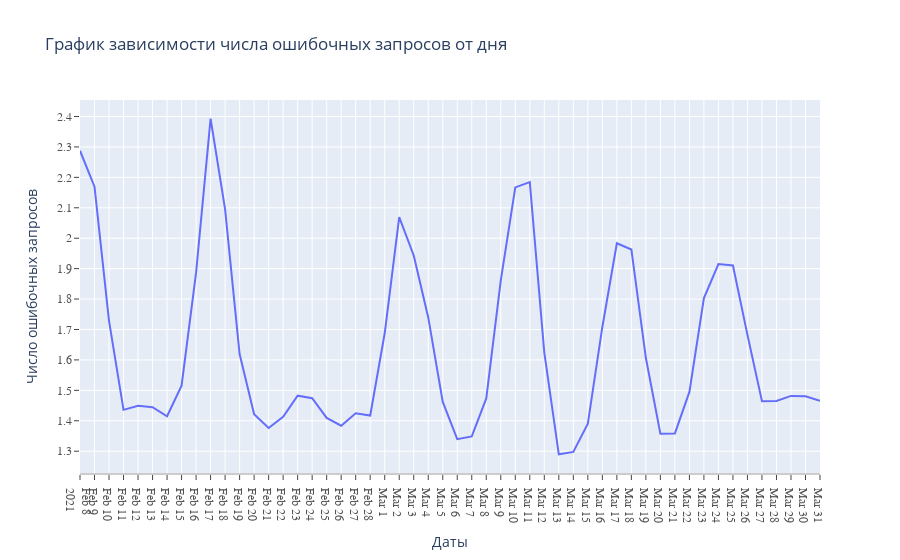

The notebook cell saved with this chart:
### Code cell
fig = px.line(logs_grades, x="date", y="bad_requests", title='График зависимости числа ошибочных запросов от дня')
fig.update_layout(xaxis_title='Даты', yaxis_title='Число ошибочных запросов',  xaxis=dict(
    showticklabels=True,
    linecolor='rgb(204, 204, 204)',
    linewidth=2,
    tickmode='linear',
    ticks='outside',
    tickfont=dict(
        family='Times New Roman',
        size=12,
        color='rgb(82, 82, 82)',
    )),
    yaxis=dict(
    tickmode='linear',
    ticks='outside',
    tick0=0,
    dtick=0.1,
    tickfont=dict(
        family='Times New Roman',
        size=12,
        color='rgb(82, 82, 82)',
    )))
fig.show()

### Figure 1 — Plotly figure (JSON) as saved in the notebook; plotly's stock layout.template omitted (floating-point values rounded to 4 significant figures)
{"data": [{"hovertemplate": "date=%{x}<br>bad_requests=%{y}<extra></extra>", "legendgroup": "", "line": {"color": "#636efa", "dash": "solid"}, "marker": {"symbol": "circle"}, "mode": "lines", "name": "", "orientation": "v", "showlegend": false, "type": "scatter", "x": ["2021-02-08", "2021-02-09", "2021-02-10", "2021-02-11", "2021-02-12", "2021-02-13", "2021-02-14", "2021-02-15", "2021-02-16", "2021-02-17", "2021-02-18", "2021-02-19", "2021-02-20", "2021-02-21", "2021-02-22", "2021-02-23", "2021-02-24", "2021-02-25", "2021-02-26", "2021-02-27", "2021-02-28", "2021-03-01", "2021-03-02", "2021-03-03", "2021-03-04", "2021-03-05", "2021-03-06", "2021-03-07", "2021-03-08", "2021-03-09", "2021-03-10", "2021-03-11", "2021-03-12", "2021-03-13", "2021-03-14", "2021-03-15", "2021-03-16", "2021-03-17", "2021-03-18", "2021-03-19", "2021-03-20", "2021-03-21", "2021-03-22", "2021-03-23", "2021-03-24", "2021-03-25", "2021-03-26", "2021-03-27", "2021-03-28", "2021-03-29", "2021-03-30", "2021-03-31"], "xaxis": "x", "y": [2.288, 2.169, 1.728, 1.436, 1.449, 1.444, 1.415, 1.516, 1.887, 2.393, 2.095, 1.619, 1.421, 1.376, 1.413, 1.483, 1.474, 1.409, 1.384, 1.424, 1.417, 1.688, 2.069, 1.943, 1.74, 1.462, 1.34, 1.349, 1.473, 1.862, 2.167, 2.185, 1.624, 1.29, 1.298, 1.391, 1.708, 1.983, 1.963, 1.606, 1.358, 1.358, 1.495, 1.804, 1.915, 1.91, 1.682, 1.464, 1.465, 1.482, 1.48, 1.465], "yaxis": "y"}], "layout": {"legend": {"tracegroupgap": 0}, "title": {"text": "График зависимости числа ошибочных запросов от дня"}, "xaxis": {"anchor": "y", "domain": [0, 1], "linecolor": "rgb(204, 204, 204)", "linewidth": 2, "showticklabels": true, "tickfont": {"color": "rgb(82, 82, 82)", "family": "Times New Roman", "size": 12}, "tickmode": "linear", "ticks": "outside", "title": {"text": "Даты"}}, "yaxis": {"anchor": "x", "domain": [0, 1], "dtick": 0.1, "tick0": 0, "tickfont": {"color": "rgb(82, 82, 82)", "family": "Times New Roman", "size": 12}, "tickmode": "linear", "ticks": "outside", "title": {"text": "Число ошибочных запросов"}}}}
